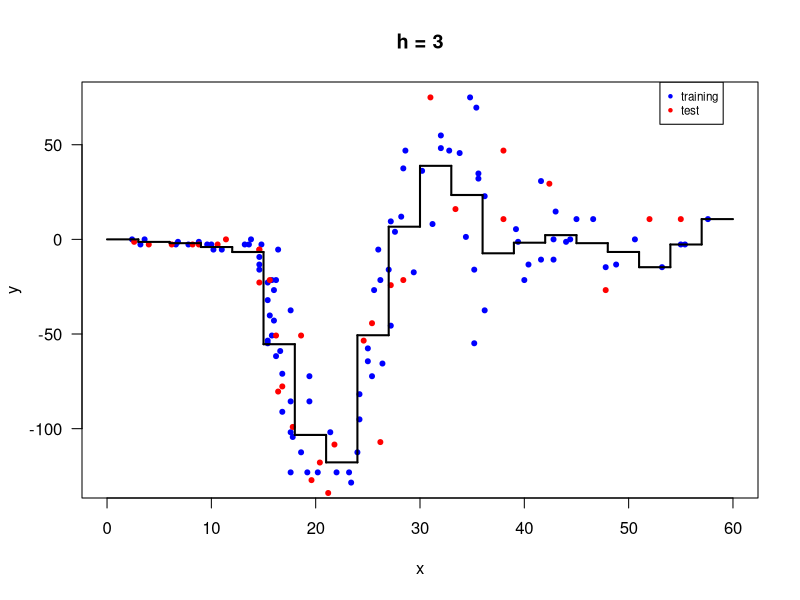
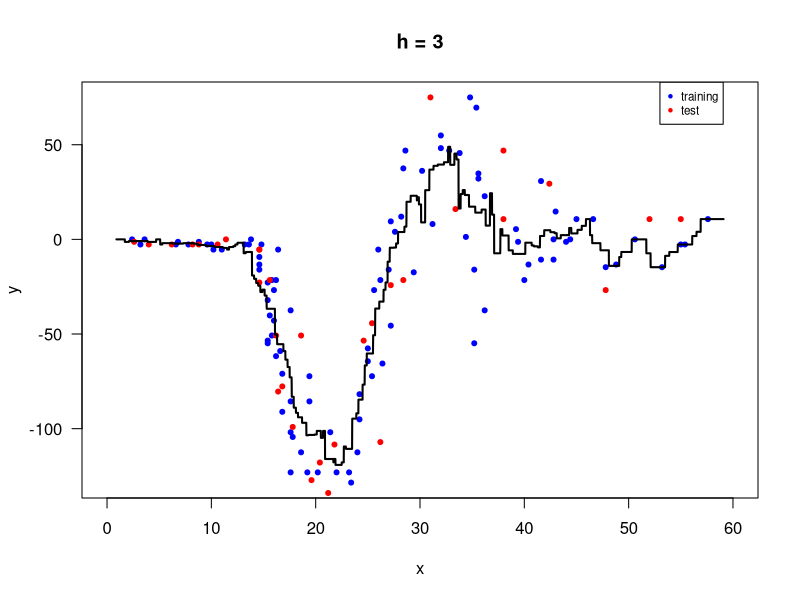
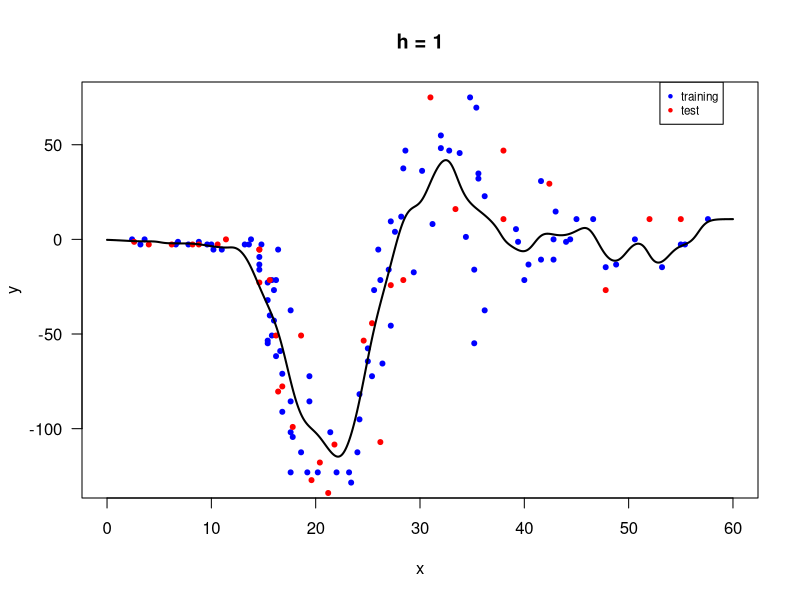

Here is the R script that generated these plots, in order:
#Q2
data_set <- read.csv("hw04_data_set.csv")
train <- data_set[1:100,]
test <- data_set[101:133,]

x_train <- train$x
y_train <- train$y
x_test <- test$x
y_test <- test$y

#Q3
minimum_value <- 0
maximum_value <- 60
data_interval <- seq(from = minimum_value, to = maximum_value, by = 0.01)

bin_width <- 3
left_borders <- seq(from = minimum_value, to = maximum_value - bin_width, by = bin_width)
right_borders <- seq(from = minimum_value + bin_width, to = maximum_value, by = bin_width)

p_head <- sapply(1:length(left_borders), function(b) {(mean(y_train[left_borders[b] < x_train & x_train <= right_borders[b]]))})

plot(x_train, y_train, type = "p", pch = 20, col = "blue",
     ylim = c(min(y_train), max(y_train)), xlim = c(minimum_value, maximum_value),
     ylab = "y", xlab = "x", las = 1, main = sprintf("h = %g", bin_width))
points(x_test, y_test, type = "p", pch = 20, col = "red")
legend(53, 83, legend=c("training", "test"), pch=20, col=c("blue", "red"), cex=0.7)
for (b in 1:length(left_borders)) {
  lines(c(left_borders[b], right_borders[b]), c(p_head[b], p_head[b]), lwd = 2, col = "black")
  if (b < length(left_borders)) {
    lines(c(right_borders[b], right_borders[b]), c(p_head[b], p_head[b + 1]), lwd = 2, col = "black") 
  }
}

#Q4
rmse <- 0
for (b in 1:length(left_borders)) {
  rmse <- rmse + sum((y_test[left_borders[b] < x_test & x_test <= right_borders[b]]-p_head[b])^2)
}
rmse <- sqrt(rmse / length(y_test))
paste0("Regressogram => RMSE is ", format(round(rmse, 4), nsmall=4), " when h is ", bin_width)

#Q5
bin_width <- 3
p_head <- sapply(data_interval, function(x) {mean(y_train[abs((x-x_train)/bin_width) <= 1/2])})

plot(x_train, y_train, type = "p", pch = 20, col = "blue",
     ylim = c(min(y_train), max(y_train)), xlim = c(minimum_value, maximum_value),
     ylab = "y", xlab = "x", las = 1, main = sprintf("h = %g", bin_width))
points(x_test, y_test, type = "p", pch = 20, col = "red")
legend(53, 83, legend=c("training", "test"), pch=20, col=c("blue", "red"), cex=0.7)
lines(data_interval, p_head, type = "l", lwd = 2, col = "black")

#Q6
rmse <- 0
for (b in 1:length(y_test)) {
  rmse <- rmse + (y_test[b]-p_head[x_test[b]*100+1])^2
}
rmse <- sqrt(rmse / length(y_test))
paste0("Regressogram => RMSE is ", format(round(rmse, 4), nsmall=4), " when h is ", bin_width)

#Q7
bin_width <- 1
p_head <- sapply(data_interval, function(x) {sum((1 / sqrt(2 * pi) * exp(-0.5 * (x - x_train)^2 / bin_width^2))*y_train)/sum(1 / sqrt(2 * pi) * exp(-0.5 * (x - x_train)^2 / bin_width^2))})

plot(x_train, y_train, type = "p", pch = 20, col = "blue",
     ylim = c(min(y_train), max(y_train)), xlim = c(minimum_value, maximum_value),
     ylab = "y", xlab = "x", las = 1, main = sprintf("h = %g", bin_width))
points(x_test, y_test, type = "p", pch = 20, col = "red")
legend(53, 83, legend=c("training", "test"), pch=20, col=c("blue", "red"), cex=0.7)
lines(data_interval, p_head, type = "l", lwd = 2, col = "black")

#Q8
rmse <- 0
for (b in 1:length(y_test)) {
  rmse <- rmse + (y_test[b]-p_head[x_test[b]*100+1])^2
}
rmse <- sqrt(rmse / length(y_test))
paste0("Regressogram => RMSE is ", format(round(rmse, 4), nsmall=4), " when h is ", bin_width)
